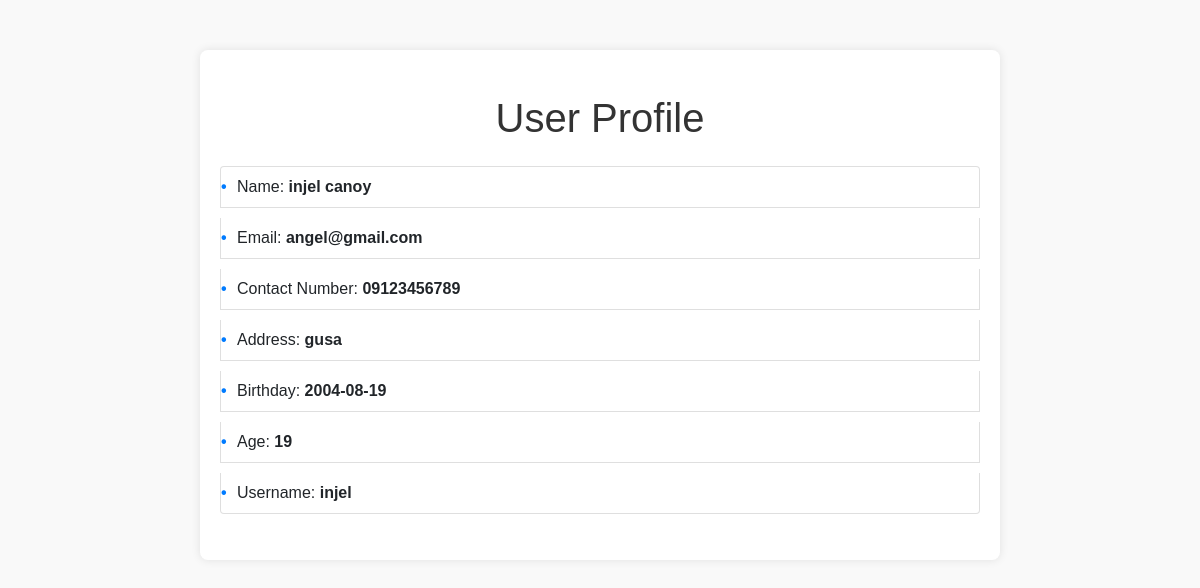
The app's page /profile.php (signed in) with its own data.
### tables this page shows
CREATE TABLE `users` (
  `userid` int(11) NOT NULL,
  `name` varchar(50) NOT NULL,
  `email` varchar(50) NOT NULL,
  `contact_number` text NOT NULL,
  `address` varchar(50) NOT NULL,
  `birthday` date NOT NULL,
  `age` int(11) NOT NULL,
  `username` varchar(50) NOT NULL,
  `password` varchar(50) NOT NULL
);

### profile.php (the view, shortened to what this page needs)
<?php
$servername = "localhost";
$dbusername = "root";
$dbpassword = "";
$dbname = "bookvault";
$conn = new mysqli($servername, $dbusername, $dbpassword, $dbname);
$userId = $_SESSION['userId'];
$stmt = $conn->prepare("SELECT userid, name, email, contact_number, address, birthday, username FROM users WHERE userid = ?");
$stmt->bind_param("i", $userId);
$stmt->execute();
$result = $stmt->get_result();
$user = null;
if ($result->num_rows > 0) {
    $user = $result->fetch_assoc();
    $user['age'] = date_diff(date_create($user['birthday']), date_create('today'))->y;
}
?>
<!DOCTYPE html>
<html lang="en">
<head>
    <link href="https://cdn.jsdelivr.net/npm/bootstrap@5.0.2/dist/css/bootstrap.min.css" rel="stylesheet">
    <link rel="stylesheet" href="css/profile.css">
</head>
<body>
    <div class="container">
        <h1 class="my-4">User Profile</h1>
        <ul class="list-group mb-3">
            <li class="list-group-item">Name: <span class="fw-bold"><?php echo htmlspecialchars($user['name']); ?></span></li>
            <li class="list-group-item">Email: <span class="fw-bold"><?php echo htmlspecialchars($user['email']); ?></span></li>
            <li class="list-group-item">Contact Number: <span class="fw-bold"><?php echo htmlspecialchars($user['contact_number']); ?></span></li>
            <li class="list-group-item">Address: <span class="fw-bold"><?php echo htmlspecialchars($user['address']); ?></span></li>
            <li class="list-group-item">Birthday: <span class="fw-bold"><?php echo htmlspecialchars($user['birthday']); ?></span></li>
            <li class="list-group-item">Age: <span class="fw-bold"><?php echo htmlspecialchars($user['age']); ?></span></li>
            <li class="list-group-item">Username: <span class="fw-bold"><?php echo htmlspecialchars($user['username']); ?></span></li>
        </ul>
    </div>
</body>
</html>

### css/profile.css (style rules this page uses)
body { font-family: Arial, sans-serif; background-color: #f9f9f9; margin: 0; padding: 0; }
.container { max-width: 800px; margin: 50px auto; background-color: #fff; padding: 20px; border-radius: 8px; box-shadow: 0 0 10px rgba(0, 0, 0, 0.1); }
h1 { text-align: center; color: #333; }
ul { list-style: none; padding: 0; }
li { margin-bottom: 10px; }
li::before { content: "\2022"; color: #007bff; font-weight: bold; display: inline-block; width: 1em; margin-left: -1em; }

### records on screen
users: name "injel canoy", email "angel@gmail.com", contact_number "09123456789", address "gusa", birthday "2004-08-19", username "injel"

### other values on screen
$user['age'] "19"
